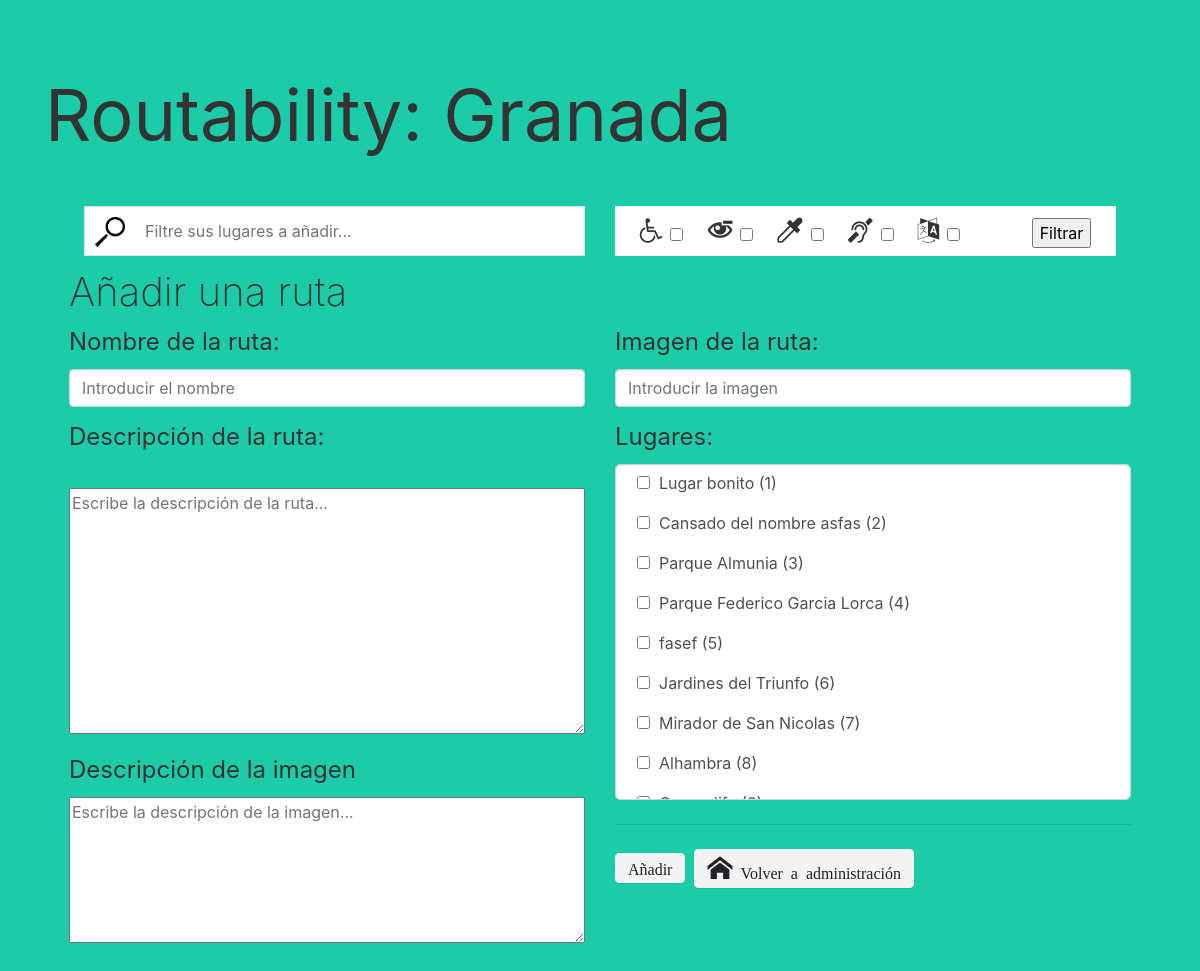
Page /RoutabilityAdmin/addRoutes.php on the earlier database version.
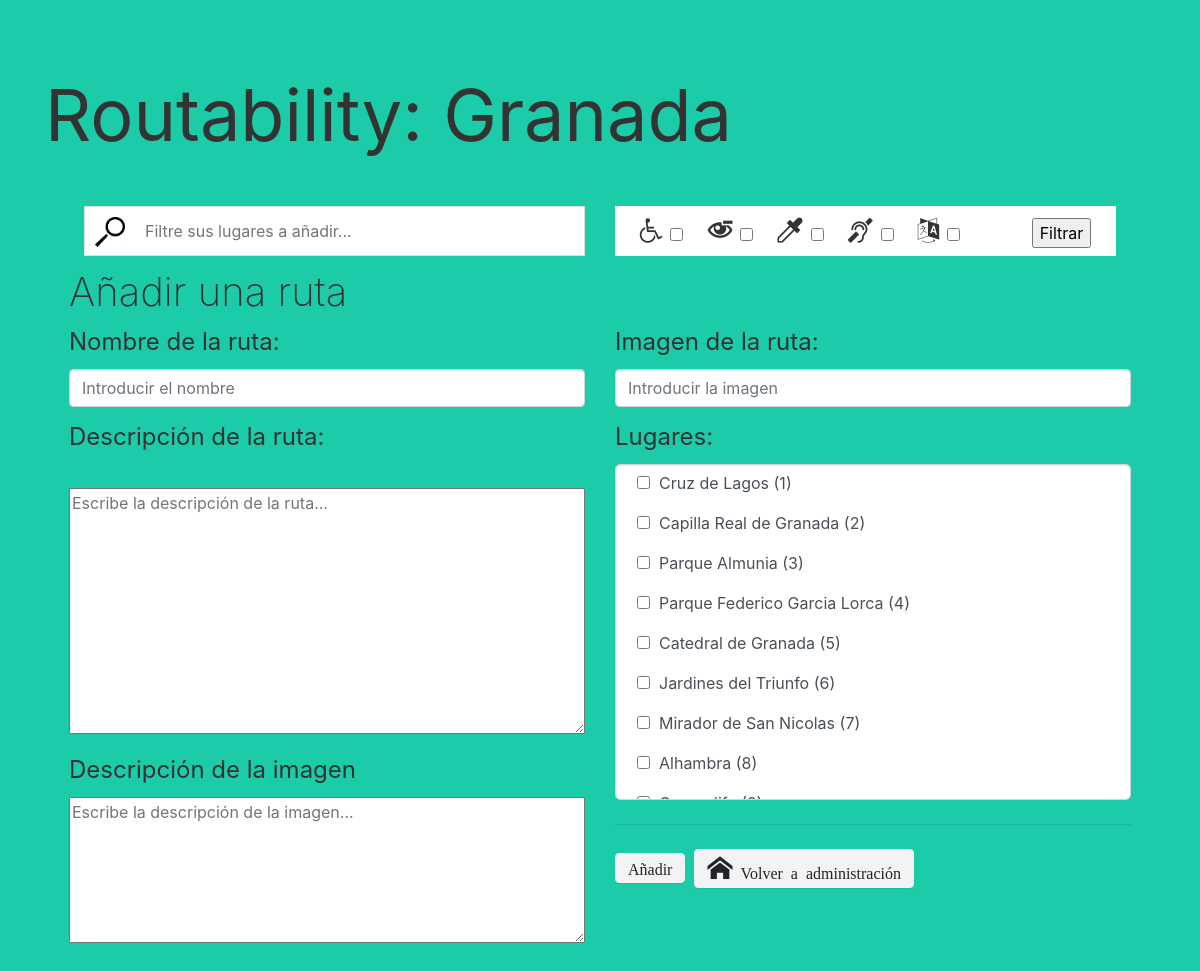
Same page on the later database version.
### tables this page shows
CREATE TABLE `place` (
  `IdPlace` int(8) NOT NULL,
  `Email` varchar(50) NOT NULL,
  `MadeBy` varchar(50) DEFAULT NULL,
  `Name` varchar(50) NOT NULL,
  `Description` text NOT NULL,
  `Localitation` varchar(100) NOT NULL,
  `Image` text NOT NULL,
  `ImageDescription` text,
  `RedMovility` tinyint(1) DEFAULT '0',
  `RedVision` tinyint(1) DEFAULT '0',
  `ColourBlind` tinyint(1) DEFAULT '0',
  `Deaf` tinyint(1) DEFAULT '0',
  `Foreigner` tinyint(1) DEFAULT '0'
);

### RoutabilityAdmin/addRoutes.php (the view, shortened to what this page needs)
<?php
$conexion = mysqli_connect("localhost", "root", "");
$search = '';
$consultaLugares = "SELECT * FROM place where";
 $primerFiltro = true;
  if (!$primerFiltro)
    $consultaLugares .= " and (IdPlace like '%".$search."%' or Name like '%".$search."%') ORDER BY IdPlace";
  else {
    $consultaLugares .= " (IdPlace like '%".$search."%' or Name like '%".$search."%') ORDER BY IdPlace";
  }
  $resultado_lugares = mysqli_query($conexion, $consultaLugares);
  $total = mysqli_num_rows($resultado_lugares);
?>
<!DOCTYPE html>
<html>
<head>
    <link rel="stylesheet" href="https://cdnjs.cloudflare.com/ajax/libs/font-awesome/4.7.0/css/font-awesome.min.css" type="text/css">
    <link rel="stylesheet" href="./theme.css" type="text/css">
    <link rel="stylesheet" href="./fonts.css" type="text/css">
</head>
<body class="bg-primario">
    <div class="py-5">
        <div class="container">
            <div class="row">
                <div class="col-md-12">
                    <h1 class="display-3"><b>Routability: Granada</b></h1>
                </div>
            </div>
            <div class="py-2" style="">
              <div class="container py-3 px-3">
                <div class="row">
                  <form action="" method="post" name="search_form" id="search_form" class="col-md-12">
                    <div class="container">
                      <div class="row">
                        <div class="col-md-6">
                          <div class="form">
                              <input type="text" placeholder="Filtre sus lugares a añadir..." name="search" id="search">
                          </div>
                        </div>
                        <div class="col-md-6">
                          <div class="form" style="background-color: white; padding:5px; height:50px; padding-top:12px;">
                              <span class="icon-wheelchair" style="padding-left: 4%;">&nbsp;<input type="checkbox" name="filtroRedMovility" title="Apto para movilidad reducida"></span>
                              <span class="icon-eye-minus" style="padding-left: 4%;">&nbsp;<input type="checkbox" name="filtroRedVision" title="Apto para visibilidad reducida"></span>
                              <span class="icon-eyedropper" style="padding-left: 4%;">&nbsp;<input type="checkbox" name="filtroColourBlind" title="Apto para daltónicos"></span>
                              <span class="icon-deaf" style="padding-left:4%;">&nbsp;<input type="checkbox" name="filtroDeaf" title="Apto para sordos"></span>
                              <span class="icon-language" style="padding-left: 4%;">&nbsp;<input type="checkbox" name="filtroForeigner" title="Apto en varios idiomas"></span>
                              <input type="submit" id="aplicar-cambios" name="aplicar-cambios" value="Filtrar" style="margin-right: 4%; float: right;">
                          </div>
                        </div>
                      </div>
                    </form>
                  </div>
                </div>
            <fieldset>
                <h1>Añadir una ruta</h1>
                <form action="addRoutes.php" method="post">
                    <div class="row">
                        <div class="col-md-6">
                            <div class="form-group">
                                <h4><b>Nombre de la ruta:</b></h4><input type="nombre" class="form-control" required value="" name="nombre" placeholder="Introducir el nombre" onBlur="if(this.value=='')this.value='nombre'" onFocus="if(this.value=='nombre')this.value='' ">
                            </div>
                        </div>
                        <div class="col-md-6">
                            <div class="form-group">
                                <h4><b>Imagen de la ruta:</b></h4><input type="imagen" class="form-control" required value="" name="imagen" placeholder="Introducir la imagen" onBlur="if(this.value=='')this.value='imagen'" onFocus="if(this.value=='imagen')this.value='' ">
                            </div>
                        </div>
                    </div>
                    <div class="row">
                        <div class="col-md-6">
                            <div class="form-group">
                                <h4><b>Descripción de la ruta:</b></h4><br /><textarea required value="" name="descripcion" placeholder="Escribe la descripción de la ruta..." maxlength="10000" rows="10" cols="56" style="width:100%; height: 50%;" onFocus="if(this.value=='descripcion')this.value='' "></textarea>
                            </div>
                            <div class="form-group">
                                <div class="row">
                                    <div class="col-md-12">
                                        <h4><b>Descripción de la imagen</b></h4>
                                        <textarea required value="" name="imagenDescripcion" placeholder="Escribe la descripción de la imagen..." maxlength="10000" rows="10" cols="56" style="width:100%; height: 50%;" onFocus="if(this.value=='imagenDescripcion')this.value='' "></textarea>
                                    </div>
                                </div>
                            </div>
                        </div>
                        <div class="col-md-6">
                            <div class="form-group">
                                <h4><b>Lugares:</b></h4>
                                <div class="scroll" style="border-radius:5px; background-color:white;">
                                    <?php
                                    if ($total) {
                                        while($array_resultado =  mysqli_fetch_assoc($resultado_lugares)) {
                                            echo"<p>&nbsp&nbsp<input name='lugares[]' type='checkbox' id='".$array_resultado['IdPlace']."' value=".$array_resultado['IdPlace']."<br/>&nbsp&nbsp<b>".$array_resultado['Name']." (".$array_resultado['IdPlace'].")</b></p>";
                                        }
                                    }
                                    ?>
                                </div>
                                <hr>
                                <div>
                                    <input class="btn btn btn-primary btn-light icon-home" type="submit" name="aniadir" value="Añadir">
                                    &nbsp<a class="btn btn btn-primary btn-light icon-home" href="Home.php">&nbsp;Volver a administración</a>
                                </div>
                            </div>
                        </div>
                    </div>
                </form>
            </fieldset>
        </div>
    </div>
</body>
</html>

Differences in the rows shown:
changed place id 1: Name "Lugar bonito" → "Cruz de Lagos"
changed place id 2: Name "Cansado del nombre asfas" → "Capilla Real de Granada"
changed place id 5: Name "fasef" → "Catedral de Granada"
